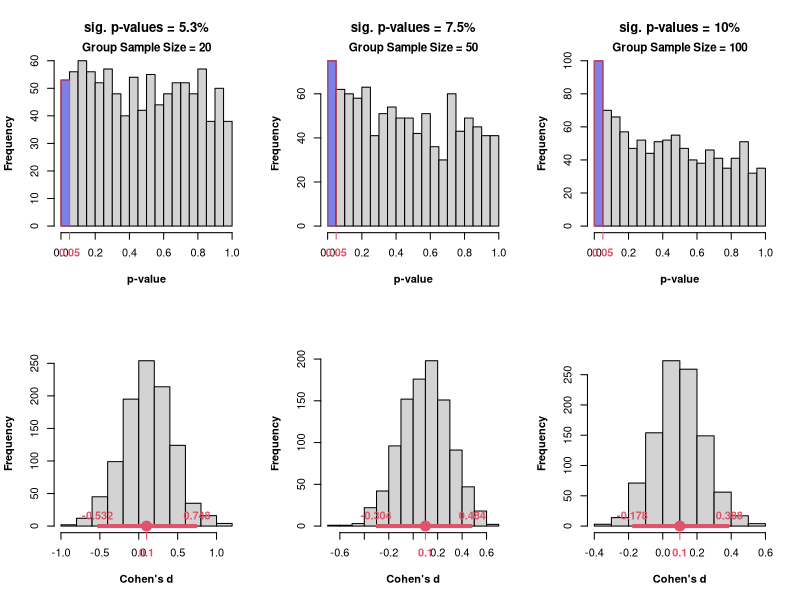

This chart was generated by the following R code:
 p.es = function(n, es, n.sim){
  
t.sim = Vectorize(function(n, es){
    d = numeric(n.sim)
    p = numeric(n.sim)   
for(i in 1:n.sim){
    N = sqrt((n^2)/(2*n))
    x = rnorm(n, es, 1)
    y = rnorm(n, 0, 1)
    a = t.test(x, y, var.equal = TRUE)
 d[i] = a[[1]]/N
 p[i] = a[[3]]}
 h = hist(p, breaks = 15, xlab = "p-value", main = paste0("sig. p-values = ", mean(p <= .05)*1e2, "%"))
 rect(0, 0, h$breaks[2], h$counts[1], col = rgb(0, 0, 1, .4), border = 2)
 mtext(paste0("Group Sample Size = ", n), 3, font = 2, cex = .7)
 axis(1, at = h$breaks[2], font = 2, col = 2, col.axis = 2)
 hist(d, xlab = "Cohen's d", main = NA) ; axis(1, at = es, col = 2, col.axis = 2, font = 2)
 q = quantile(d, c(.025, .975))
 segments(q[1], 0, q[2], 0, lend = 1, lwd = 4, col = 2)
 text(q, 0, round(q, 3), font = 2, pos = 3, col = 2)
 points(es, 0, pch = 19, cex = 2, col = 2)
  }, c("n", "es"))
  
  input = if(length(n) > 1) n else if(length(es) > 1) es else n
  par(mfcol = c(2, length(input)), font.lab = 2, xpd = NA)
  invisible(t.sim(n, es)) }
# Example of use:
p.es(n = c(20, 50, 100), es = .1, n.sim = 1e3)
